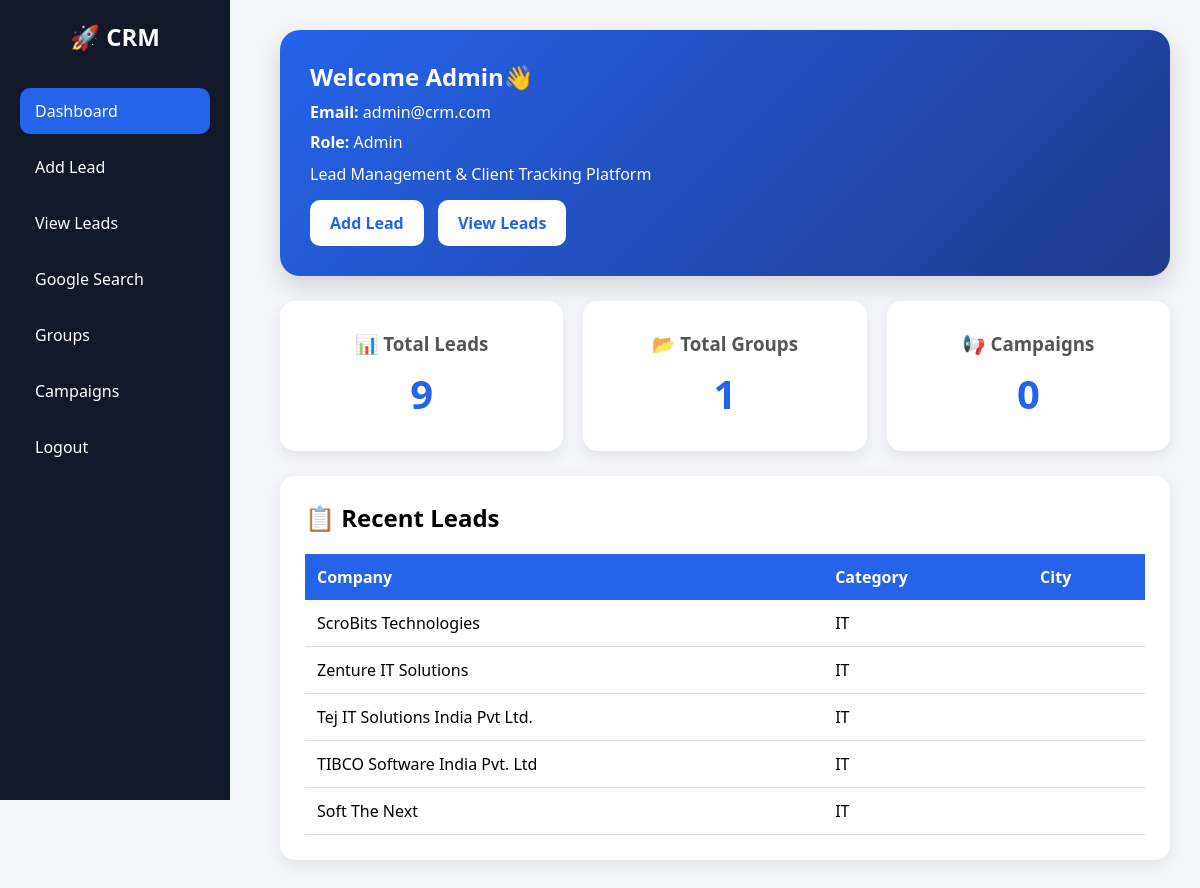
/dashboard, run on the app's committed database.
### app/models.py (models this page shows)
class Lead(Base):
    __tablename__ = "leads"
    id = Column(Integer, primary_key=True, index=True)
    company_name = Column(String)
    mobile_number = Column(String)
    address = Column(String)
    category = Column(String)
    group_name = Column(String)
    city = Column(String)
    website = Column(String)

### app/main.py (the view)
@app.get("/dashboard")
def dashboard(
    request: Request,
    db: Session = Depends(get_db)
):
    total_leads = db.query(Lead).count()
    total_campaigns = db.query(Campaign).count()
    total_groups = len(
    db.query(Lead.group_name)
    .filter(Lead.group_name != "")
    .distinct()
    .all()
)
    recent_leads = db.query(Lead)\
        .order_by(Lead.id.desc())\
        .limit(5)\
        .all()
    return templates.TemplateResponse(
        "dashboard.html",
        {
            "request": request,
            "user": {
                "name": "Admin",
                "email": "admin@crm.com",
                "role": "Admin"
            },
            "total_leads": total_leads,
            "total_groups": total_groups,
            "recent_leads": recent_leads,
            "total_campaigns": total_campaigns,
        }
    )

### templates/dashboard.html (shortened to what this page needs)
<!DOCTYPE html>
<html>
<head>
</head>
<body>
<div class="sidebar">
    <h2>🚀 CRM </h2>
    <a href="/dashboard" class="active">Dashboard</a>
    <a href="/add-lead">Add Lead</a>
    <a href="/leads">View Leads</a>
    <a href="/google-search">Google Search</a>
    <a href="/groups">Groups</a>
    <a href="/campaigns">Campaigns</a>
    <a href="/logout">Logout</a>
</div>
<div class="main">
    <div class="top-card">
        <h2>Welcome Admin👋</h2>
        <p><b>Email:</b> {{ user.email }}</p>
        <p><b>Role:</b> {{ user.role }}</p>
        <p style="margin-top:10px;">
              Lead Management & Client Tracking Platform
        </p>
        <a href="/add-lead" class="btn">
            Add Lead
        </a>
        <a href="/leads" class="btn">
            View Leads
        </a>
    </div>
    <div class="cards">
    <a href="/leads" style="text-decoration:none; color:inherit; flex:1;">
           <div class="card">
                 <h3>📊 Total Leads</h3>
                 <h1>{{ total_leads }}</h1>
            </div>
    </a>
    <a href="/groups" style="text-decoration:none; color:inherit; flex:1;">
        <div class="card">
            <h3>📂 Total Groups</h3>
            <h1>{{ total_groups }}</h1>
        </div>
    </a>
    <a href="/campaigns" style="text-decoration:none; color:inherit; flex:1;">
        <div class="card">
            <h3>📢 Campaigns</h3>
            <h1>{{ total_campaigns }}</h1>
        </div>
    </a>
</div>
    <div class="recent-card">
        <h2>📋 Recent Leads</h2>
        <table>
            <tr>
                <th>Company</th>
                <th>Category</th>
                <th>City</th>
            </tr>
            {% for lead in recent_leads %}
            <tr>
                <td>{{ lead.company_name }}</td>
                <td>{{ lead.category }}</td>
                <td>{{ lead.city }}</td>
            </tr>
            {% endfor %}
        </table>
    </div>
</div>
</body>
</html>

### templates/dashboard.html (style rules this page uses)
* { margin:0; padding:0; box-sizing:border-box; }
body { font-family:'Segoe UI', sans-serif; background:#f4f6f9; }
.sidebar { position:fixed; left:0; top:0; width:230px; height:100vh; background:#111827; color:white; padding:20px; }
.sidebar h2 { text-align:center; margin-bottom:35px; }
.sidebar a { display:block; color:white; text-decoration:none; padding:12px 15px; margin-bottom:10px; border-radius:10px; transition:0.3s; }
.active { background:#2563eb; }
.main { margin-left:250px; padding:30px; }
.top-card { background:linear-gradient(135deg,#2563eb,#1e3a8a); color:white; padding:30px; border-radius:20px; box-shadow:0 10px 25px rgba(0,0,0,0.15); margin-bottom:25px; }
.top-card p { margin-top:8px; }
.btn { display:inline-block; padding:12px 20px; background:white; color:#2563eb; text-decoration:none; border-radius:10px; margin-top:15px; margin-right:10px; font-weight:bold; }
.cards { display:flex; gap:20px; margin-bottom:25px; }
.card { flex:1; background:white; padding:30px; border-radius:15px; text-align:center; box-shadow:0 5px 15px rgba(0,0,0,0.08); transition:0.3s; }
.card h3 { color:#555; margin-bottom:10px; }
.card h1 { color:#2563eb; font-size:40px; }
.recent-card { background:white; padding:25px; border-radius:15px; box-shadow:0 5px 15px rgba(0,0,0,0.08); }
.recent-card h2 { margin-bottom:20px; }
table { width:100%; border-collapse:collapse; }
th { background:#2563eb; color:white; padding:12px; text-align:left; }
td { padding:12px; border-bottom:1px solid #ddd; }

### data on the page
Lead: company_name "ScroBits Technologies", category "IT"
Lead: company_name "Zenture IT Solutions", category "IT"
Lead: company_name "Tej IT Solutions India Pvt Ltd.", category "IT"
Lead: company_name "TIBCO Software India Pvt. Ltd", category "IT"
Lead: company_name "Soft The Next", category "IT"

### other printed values
{{ user.email }} "admin@crm.com"
{{ user.role }} "Admin"
{{ total_leads }} "9"
{{ total_groups }} "1"
{{ total_campaigns }} "0"
